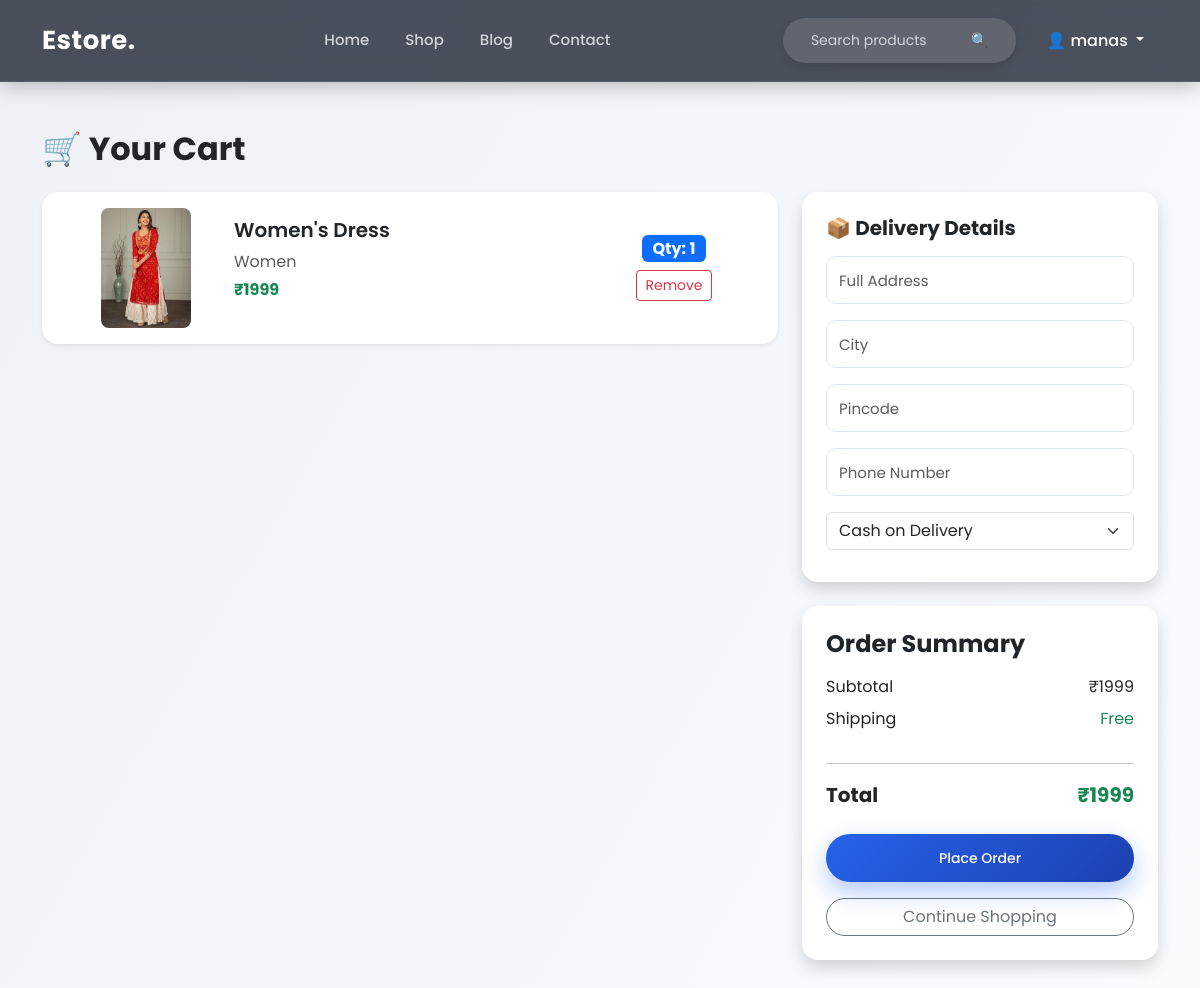
Page /cart (signed in) on the committed database.
### models.py (models this page shows)
class User(UserMixin, db.Model):
    id = db.Column(db.Integer, primary_key=True)
    name = db.Column(db.String(100))
    email = db.Column(db.String(100), unique=True)
    password = db.Column(db.String(200))
    role = db.Column(db.String(20), default='user')

class Cart(db.Model):
    id = db.Column(db.Integer, primary_key=True)
    user_id = db.Column(db.Integer, db.ForeignKey('user.id'))
    product_id = db.Column(db.Integer, db.ForeignKey('product.id'))
    quantity = db.Column(db.Integer)
    product = db.relationship('Product')

class Product(db.Model):
    id = db.Column(db.Integer, primary_key=True)
    name = db.Column(db.String(100))
    price = db.Column(db.Integer)
    category = db.Column(db.String(50))
    season = db.Column(db.String(50))
    description = db.Column(db.Text)
    image = db.Column(db.String(300))
    reviews = db.relationship('Review', backref='product', lazy=True)

### app.py (the view)
@app.route('/cart')
@login_required
def cart():
    items = Cart.query.filter_by(user_id=current_user.id).all()
    total = sum(item.product.price * item.quantity for item in items)
    return render_template('cart.html', cart=items, total=total)

### app.py (called while the page is built)
@login_manager.user_loader
def load_user(user_id):
    return User.query.get(int(user_id))

### templates/cart.html (shortened to what this page needs)
{% extends 'base.html' %}
{% block content %}
<div class="container py-5">
    <h2 class="mb-4 fw-bold">🛒 Your Cart</h2>
    {% if cart %}
    <form method="POST" action="{{ url_for('place_order') }}">
    <div class="row">
        <div class="col-lg-8">
            {% for c in cart %}
            <div class="card mb-3 shadow-sm border-0 rounded-4">
                <div class="row g-0 align-items-center p-3">
                    <div class="col-md-3 text-center">
                        <img src="{{ url_for('static', filename='images/' + c.product.image) }}"
                             class="img-fluid rounded-3"
                             style="max-height:120px;">
                    </div>
                    <div class="col-md-6">
                        <h5 class="fw-semibold">{{ c.product.name }}</h5>
                        <p class="text-muted mb-1">{{ c.product.category }}</p>
                        <p class="text-success fw-bold">₹{{ c.product.price }}</p>
                    </div>
                    <div class="col-md-3 text-center">
                        <span class="badge bg-primary fs-6">
                            Qty: {{ c.quantity }}
                        </span>
                        <br>
                        <a href="{{ url_for('remove_from_cart', cart_id=c.id) }}"
                           class="btn btn-outline-danger btn-sm mt-2">
                            Remove
                        </a>
                    </div>
                </div>
            </div>
            {% endfor %}
        </div>
        <div class="col-lg-4">
            <div class="card shadow border-0 rounded-4 p-4 mb-4">
                <h5 class="fw-bold mb-3">📦 Delivery Details</h5>
                <input type="text" name="address" class="form-control mb-3"
                       placeholder="Full Address" required>
                <input type="text" name="city" class="form-control mb-3"
                       placeholder="City" required>
                <input type="text" name="pincode" class="form-control mb-3"
                       placeholder="Pincode" required>
                <input type="text" name="phone" class="form-control mb-3"
                       placeholder="Phone Number" required>
                <select class="form-select mb-2" name="payment">
                    <option selected>Cash on Delivery</option>
                </select>
            </div>
            <div class="card shadow border-0 rounded-4 p-4">
                <h4 class="fw-bold mb-3">Order Summary</h4>
                <div class="d-flex justify-content-between mb-2">
                    <span>Subtotal</span>
                    <span>₹{{ total }}</span>
                </div>
                <div class="d-flex justify-content-between mb-3">
                    <span>Shipping</span>
                    <span class="text-success">Free</span>
                </div>
                <hr>
                <div class="d-flex justify-content-between fw-bold fs-5 mb-4">
                    <span>Total</span>
                    <span class="text-success">₹{{ total }}</span>
                </div>
                <button type="submit"
                        class="btn btn-primary btn-lg w-100 rounded-pill">
                    Place Order
                </button>
                <a href="/products"
                   class="btn btn-outline-secondary w-100 mt-3 rounded-pill">
                    Continue Shopping
                </a>
            </div>
        </div>
    </div>
    </form>
    {% endif %}
</div>
{% endblock %}

### templates/base.html (shortened to what this page needs)
<!DOCTYPE html>
<html lang="en">
<head>
    <link href="https://cdn.jsdelivr.net/npm/bootstrap@5.3.2/dist/css/bootstrap.min.css" rel="stylesheet">
    <link rel="stylesheet" href="{{ url_for('static', filename='style.css') }}">
</head>
<body>
<nav class="navbar navbar-expand-lg custom-navbar">
  <div class="container">
    <a class="navbar-brand" href="/">Estore.</a>
    <div class="collapse navbar-collapse" id="navMenu">
      <ul class="navbar-nav mx-auto">
        <li class="nav-item"><a class="nav-link" href="/">Home</a></li>
        <li class="nav-item"><a class="nav-link" href="/products">Shop</a></li>
        <li class="nav-item"><a class="nav-link" href="#">Blog</a></li>
        <li class="nav-item"><a class="nav-link" href="#">Contact</a></li>
      </ul>
      <div class="d-flex align-items-center gap-3">
        <form class="search-box">
          <input type="text" placeholder="Search products">
          <button type="submit">🔍</button>
        </form>
        {% if current_user.is_authenticated %}
        <div class="dropdown">
          <a class="profile-btn dropdown-toggle"
             href="#"
             role="button"
             data-bs-toggle="dropdown"
             aria-expanded="false">
            👤 {{ current_user.name }}
          </a>
        </div>
        {% else %}
        <a href="/login" class="btn btn-outline-light btn-sm">Login</a>
        <a href="/register" class="btn btn-primary btn-sm">Register</a>
        {% endif %}
      </div>
    </div>
  </div>
</nav>
{% block content %}{% endblock %}
</body>
</html>

### static/style.css (style rules this page uses)
* { margin: 0; padding: 0; box-sizing: border-box; }
body { font-family: 'Poppins', sans-serif; background: linear-gradient(120deg, #eef2f7, #f9fbff); min-height: 100vh; }
.navbar { background: linear-gradient(90deg, #1f2933, #111827); padding: 14px 40px; box-shadow: 0 4px 20px rgba(0,0,0,0.25); }
.navbar-brand { font-size: 22px; font-weight: 600; color: #fff !important; }
.nav-link { color: #d1d5db !important; font-weight: 500; margin: 0 10px; }
.search-box { display: flex; background: #ffffff; border-radius: 30px; overflow: hidden; box-shadow: 0 4px 10px rgba(0,0,0,0.15); }
.search-box input { border: none; padding: 6px 14px; outline: none; font-size: 14px; width: 160px; }
.search-box button { border: none; background: #2563eb; color: #fff; padding: 0 14px; cursor: pointer; }
.form-control { height: 48px; border-radius: 10px; border: 1px solid #e2e8f0; font-size: 15px; }
.btn-primary, .btn-success { height: 48px; border-radius: 10px; font-weight: 500; font-size: 16px; transition: all 0.3s ease; }
.btn-primary { background: linear-gradient(90deg, #2563eb, #1d4ed8); border: none; }
.custom-navbar { background: rgba(17, 24, 39, 0.75); backdrop-filter: blur(14px); -webkit-backdrop-filter: blur(14px); border-bottom: 1px solid rgba(255,255,255,0.08); padding: 16px 0; position: sticky; top: 0; z-index: 999; }
.navbar-brand { font-size: 26px; font-weight: 700; letter-spacing: 0.5px; }
.nav-link { position: relative; font-size: 15px; padding: 6px 0; }
.nav-link::after { content: ""; position: absolute; left: 0; bottom: -6px; width: 0; height: 2px; background: #3b82f6; transition: 0.3s ease; }
.search-box { display: flex; align-items: center; background: rgba(255,255,255,0.12); border-radius: 50px; padding: 6px 14px; }
.search-box input { background: transparent; border: none; outline: none; color: #fff; width: 160px; font-size: 14px; }
.search-box input::placeholder { color: #d1d5db; }
.search-box button { background: none; border: none; color: #fff; font-size: 14px; cursor: pointer; }
.btn-primary { border-radius: 30px; padding: 6px 18px; box-shadow: 0 10px 25px rgba(37,99,235,0.35); }
.profile-btn { color: #fff; text-decoration: none; font-weight: 500; }
.custom-navbar { transition: all 0.3s ease; }
.btn-primary { background: linear-gradient(135deg, #2563eb, #1e40af); border: none; }
.profile-btn { color: #fff; font-weight: 500; text-decoration: none; padding: 6px 14px; border-radius: 30px; transition: all 0.25s ease; }
.btn-primary { background: #2563eb; color: #fff; padding: 9px 18px; border-radius: 6px; font-size: 14px; text-decoration: none; }
.btn-primary { background: linear-gradient(135deg, #2563eb, #1e40af); color: #fff; padding: 8px 20px; border-radius: 30px; font-size: 14px; border: none; transition: 0.3s; }

### rows in the picture
User: name "manas"
Cart: image (picture), product.name "Women's Dress", product.category "Women", product.price "1999", quantity "1"

### other values in the picture
{{ total }} "1999"
